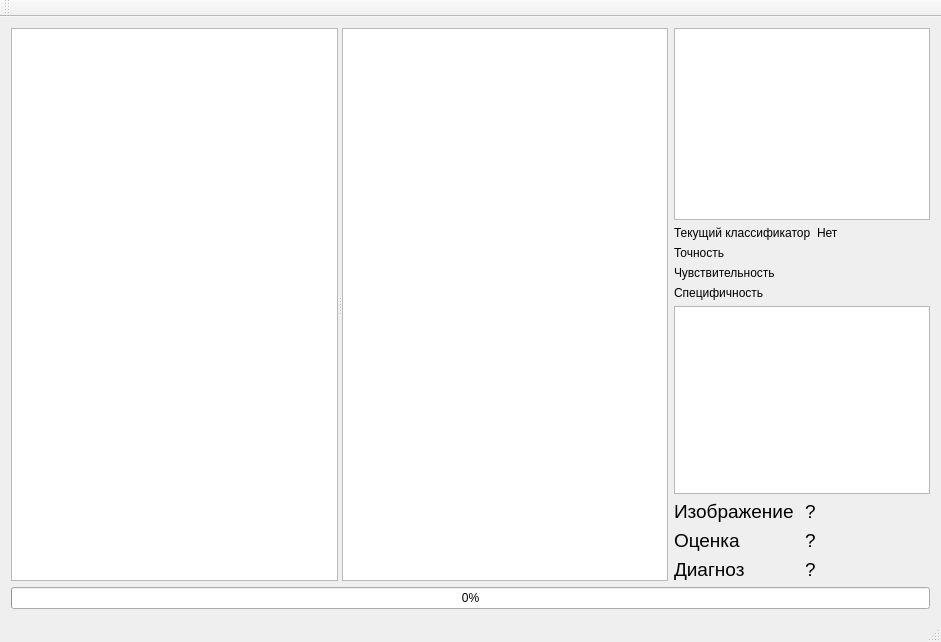
<?xml version="1.0" encoding="UTF-8"?>
<ui version="4.0">
 <class>MainWindow</class>
 <widget class="QMainWindow" name="MainWindow">
  <property name="geometry">
   <rect>
    <x>0</x>
    <y>0</y>
    <width>941</width>
    <height>642</height>
   </rect>
  </property>
  <property name="windowTitle">
   <string>MainWindow</string>
  </property>
  <widget class="QWidget" name="centralWidget">
   <layout class="QGridLayout" name="gridLayout_3">
    <item row="0" column="2">
     <widget class="MiniView" name="miniView">
      <property name="sizePolicy">
       <sizepolicy hsizetype="Fixed" vsizetype="Fixed">
        <horstretch>0</horstretch>
        <verstretch>0</verstretch>
       </sizepolicy>
      </property>
      <property name="minimumSize">
       <size>
        <width>256</width>
        <height>192</height>
       </size>
      </property>
      <property name="maximumSize">
       <size>
        <width>256</width>
        <height>192</height>
       </size>
      </property>
      <property name="verticalScrollBarPolicy">
       <enum>Qt::ScrollBarAlwaysOff</enum>
      </property>
      <property name="horizontalScrollBarPolicy">
       <enum>Qt::ScrollBarAlwaysOff</enum>
      </property>
     </widget>
    </item>
    <item row="2" column="2">
     <widget class="QTableWidget" name="tableWidget">
      <property name="sizePolicy">
       <sizepolicy hsizetype="Minimum" vsizetype="Expanding">
        <horstretch>0</horstretch>
        <verstretch>0</verstretch>
       </sizepolicy>
      </property>
      <property name="editTriggers">
       <set>QAbstractItemView::NoEditTriggers</set>
      </property>
     </widget>
    </item>
    <item row="1" column="2">
     <layout class="QGridLayout" name="gridLayout">
      <item row="1" column="0">
       <widget class="QLabel" name="label">
        <property name="text">
         <string>Текущий классификатор</string>
        </property>
       </widget>
      </item>
      <item row="3" column="0">
       <widget class="QLabel" name="label_3">
        <property name="text">
         <string>Чувствительность</string>
        </property>
       </widget>
      </item>
      <item row="1" column="1">
       <widget class="QLabel" name="classifierName">
        <property name="text">
         <string>Нет</string>
        </property>
       </widget>
      </item>
      <item row="2" column="0">
       <widget class="QLabel" name="label_2">
        <property name="text">
         <string>Точность</string>
        </property>
       </widget>
      </item>
      <item row="4" column="0">
       <widget class="QLabel" name="label_4">
        <property name="text">
         <string>Специфичность</string>
        </property>
       </widget>
      </item>
      <item row="2" column="1">
       <widget class="QLabel" name="accuracy">
        <property name="text">
         <string/>
        </property>
       </widget>
      </item>
      <item row="3" column="1">
       <widget class="QLabel" name="sensitivity">
        <property name="text">
         <string/>
        </property>
       </widget>
      </item>
      <item row="4" column="1">
       <widget class="QLabel" name="specifity">
        <property name="text">
         <string/>
        </property>
       </widget>
      </item>
     </layout>
    </item>
    <item row="3" column="2" rowspan="2">
     <layout class="QGridLayout" name="gridLayout_2">
      <item row="1" column="0">
       <widget class="QLabel" name="label_5">
        <property name="font">
         <font>
          <pointsize>14</pointsize>
         </font>
        </property>
        <property name="text">
         <string>Оценка</string>
        </property>
       </widget>
      </item>
      <item row="2" column="1">
       <widget class="QLabel" name="diagnosis">
        <property name="sizePolicy">
         <sizepolicy hsizetype="Ignored" vsizetype="Preferred">
          <horstretch>0</horstretch>
          <verstretch>0</verstretch>
         </sizepolicy>
        </property>
        <property name="font">
         <font>
          <pointsize>14</pointsize>
         </font>
        </property>
        <property name="text">
         <string>?</string>
        </property>
       </widget>
      </item>
      <item row="1" column="1">
       <widget class="QLabel" name="mark">
        <property name="sizePolicy">
         <sizepolicy hsizetype="Ignored" vsizetype="Preferred">
          <horstretch>0</horstretch>
          <verstretch>0</verstretch>
         </sizepolicy>
        </property>
        <property name="font">
         <font>
          <pointsize>14</pointsize>
         </font>
        </property>
        <property name="text">
         <string>?</string>
        </property>
       </widget>
      </item>
      <item row="2" column="0">
       <widget class="QLabel" name="label_6">
        <property name="font">
         <font>
          <pointsize>14</pointsize>
         </font>
        </property>
        <property name="text">
         <string>Диагноз</string>
        </property>
       </widget>
      </item>
      <item row="0" column="0">
       <widget class="QLabel" name="label_7">
        <property name="font">
         <font>
          <pointsize>14</pointsize>
         </font>
        </property>
        <property name="text">
         <string>Изображение</string>
        </property>
       </widget>
      </item>
      <item row="0" column="1">
       <widget class="QLabel" name="imageName">
        <property name="sizePolicy">
         <sizepolicy hsizetype="Ignored" vsizetype="Preferred">
          <horstretch>0</horstretch>
          <verstretch>0</verstretch>
         </sizepolicy>
        </property>
        <property name="font">
         <font>
          <pointsize>14</pointsize>
         </font>
        </property>
        <property name="text">
         <string>?</string>
        </property>
       </widget>
      </item>
     </layout>
    </item>
    <item row="6" column="0" colspan="3">
     <widget class="QProgressBar" name="progressBar">
      <property name="sizePolicy">
       <sizepolicy hsizetype="Minimum" vsizetype="Fixed">
        <horstretch>0</horstretch>
        <verstretch>0</verstretch>
       </sizepolicy>
      </property>
      <property name="value">
       <number>0</number>
      </property>
     </widget>
    </item>
    <item row="0" column="0" rowspan="5" colspan="2">
     <widget class="QSplitter" name="splitter">
      <property name="orientation">
       <enum>Qt::Horizontal</enum>
      </property>
      <widget class="ExtendedTreeView" name="treeView">
       <property name="enabled">
        <bool>true</bool>
       </property>
       <property name="sizePolicy">
        <sizepolicy hsizetype="Expanding" vsizetype="Expanding">
         <horstretch>0</horstretch>
         <verstretch>0</verstretch>
        </sizepolicy>
       </property>
       <property name="minimumSize">
        <size>
         <width>0</width>
         <height>0</height>
        </size>
       </property>
       <property name="maximumSize">
        <size>
         <width>16777215</width>
         <height>16777215</height>
        </size>
       </property>
       <property name="baseSize">
        <size>
         <width>200</width>
         <height>0</height>
        </size>
       </property>
       <property name="verticalScrollBarPolicy">
        <enum>Qt::ScrollBarAsNeeded</enum>
       </property>
       <property name="horizontalScrollBarPolicy">
        <enum>Qt::ScrollBarAsNeeded</enum>
       </property>
       <property name="sizeAdjustPolicy">
        <enum>QAbstractScrollArea::AdjustToContents</enum>
       </property>
      </widget>
      <widget class="ImageView" name="graphicsView">
       <property name="sizePolicy">
        <sizepolicy hsizetype="Expanding" vsizetype="Expanding">
         <horstretch>0</horstretch>
         <verstretch>0</verstretch>
        </sizepolicy>
       </property>
       <property name="minimumSize">
        <size>
         <width>100</width>
         <height>0</height>
        </size>
       </property>
       <property name="sizeAdjustPolicy">
        <enum>QAbstractScrollArea::AdjustToContents</enum>
       </property>
       <property name="dragMode">
        <enum>QGraphicsView::ScrollHandDrag</enum>
       </property>
       <property name="resizeAnchor">
        <enum>QGraphicsView::NoAnchor</enum>
       </property>
      </widget>
     </widget>
    </item>
   </layout>
  </widget>
  <widget class="QMenuBar" name="menuBar">
   <property name="geometry">
    <rect>
     <x>0</x>
     <y>0</y>
     <width>941</width>
     <height>21</height>
    </rect>
   </property>
  </widget>
  <widget class="QToolBar" name="mainToolBar">
   <attribute name="toolBarArea">
    <enum>TopToolBarArea</enum>
   </attribute>
   <attribute name="toolBarBreak">
    <bool>false</bool>
   </attribute>
  </widget>
  <widget class="QStatusBar" name="statusBar"/>
 </widget>
 <layoutdefault spacing="6" margin="11"/>
 <customwidgets>
  <customwidget>
   <class>ImageView</class>
   <extends>QGraphicsView</extends>
   <header>imageview.h</header>
  </customwidget>
  <customwidget>
   <class>MiniView</class>
   <extends>QGraphicsView</extends>
   <header>miniview.h</header>
  </customwidget>
  <customwidget>
   <class>ExtendedTreeView</class>
   <extends>QTreeView</extends>
   <header location="global">extendedtreeview.h</header>
  </customwidget>
 </customwidgets>
 <resources/>
 <connections/>
</ui>
